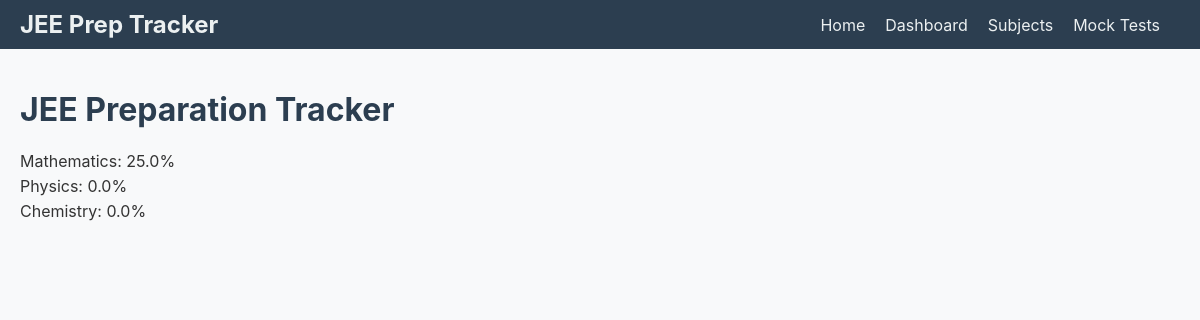
The page / on the database its author committed.
### app/models.py (models this page shows, shortened)
class Subject(db.Model):
    id = db.Column(db.Integer, primary_key=True)
    name = db.Column(db.String(64), index=True, unique=True)
    chapters = db.relationship('Chapter', backref='subject', lazy='dynamic')
    coverage = db.Column(db.Float, default=0.0)  # Coverage percentage

### app/routes.py (the view)
@app.route('/')
def index():
    subjects = Subject.query.all()
    return render_template('index.html', subjects=subjects)

### app/templates/index.html (shortened to what this page needs)
{% extends "base.html" %}
{% block content %}
  <h1>JEE Preparation Tracker</h1>
  <ul>
    {% for subject in subjects %}
      <li>{{ subject.name }}: {{ subject.coverage }}%</li>
    {% endfor %}
  </ul>
{% endblock %}

### app/static/css/style.css (style rules this page uses)
body { font-family: 'Inter', sans-serif; background-color: #f8f9fa; color: #333; margin: 0; padding: 0; }
h1, h2 { color: #2c3e50; }
ul { list-style-type: none; padding: 0; }
li { margin: 5px 0; }

### rows shown on the page
Subject: name "Mathematics", coverage "25.0"
Subject: name "Physics", coverage "0.0"
Subject: name "Chemistry", coverage "0.0"
